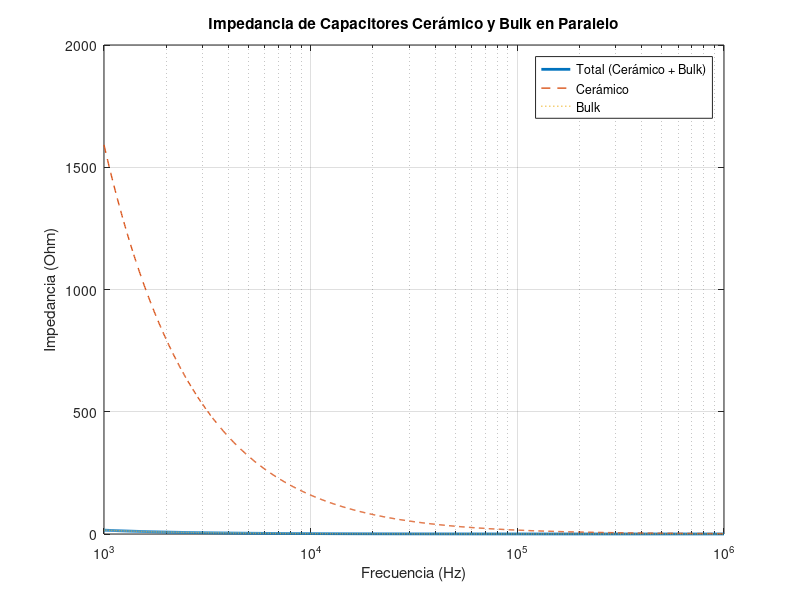

Source code (MATLAB):
%% ANÁLISIS DE POWER INTEGRITY - VERSIÓN COMPLETA FINAL
%% Auto-detecta problemas de FDTD y continúa automáticamente
%% Garantiza resultados completos para tu informe

clear all; close all; clc;

fprintf('=== POWER INTEGRITY: VERSIÓN COMPLETA (ANTI-CUELGUE) ===\n\n');

%% ========================================================================
%% 1. PARÁMETROS DE DISEÑO
%% ========================================================================

% Frecuencias de análisis
f_min = 1e3;                % 1 kHz
f_max = 1e6;                % 1 MHz
f_work = 50e3;              % 50 kHz (frecuencia de trabajo)

% Dimensiones PCB (de FreeCAD/KiCad)
L_pcb = 60.96e-3;         % longitud de la PCB
W_pcb = 25.4e-3;          % ancho de la PCB
h_pcb_total = 1.6e-3;     % grosor total de la PCB

% Dimensiones de la traza
L_trace = 45e-3;          % longitud de la traza
W_trace = 2.5e-3;         % ancho de la traza

% Grosor de cobre y dieléctrico
t_copper = 35e-6;                             % espesor de cada capa de cobre
h_dielectric = h_pcb_total - 2 * t_copper;   % espesor del dieléctrico FR4

% Propiedades dieléctricas y pérdidas
eps_r = 4.4;             % permitividad relativa FR4
tan_delta = 0.02;        % tangente de pérdida FR4

% Materiales y constantes físicas (sin cambios)
sigma_cu = 58e6;          % conductividad cobre (S/m)
sigma_fr4 = 0.02;         % conductividad FR4 (S/m)
c0 = 299792458;           % velocidad de la luz en el vacío (m/s)
mu0 = 4*pi*1e-7;          % permeabilidad magnética (H/m)
eps0 = 8.854187817e-12;   % permitividad del vacío (F/m)


fprintf('Configuración del análisis:\n');
fprintf('- PCB: %.2f × %.2f × %.2f mm\n', L_pcb*1000, W_pcb*1000, h_pcb_total*1000);
fprintf('- Microstrip: %.1f × %.2f mm\n', L_trace*1000, W_trace*1000);
fprintf('- Metodología: Analítico + FDTD inteligente\n');
fprintf('- Timeout FDTD: 3 minutos (auto-continúa)\n\n');


%% ========================================================================
%% 2. MODELADO DE CAPACITORES PARA INTEGRIDAD DE POTENCIA
%% ========================================================================

% Capacitor cerámico
C_ceram = 0.1e-6;        % 0.1 uF
R_ESR_ceram = 0.01;      % 10 mOhm ESR típico
L_ESL_ceram = 0.5e-9;    % 0.5 nH ESL típico

% Capacitor bulk
C_bulk = 10e-6;          % 10 uF
R_ESR_bulk = 0.1;        % 100 mOhm ESR típico
L_ESL_bulk = 2e-9;       % 2 nH ESL típico

% Vector de frecuencias para análisis
f = logspace(log10(f_min), log10(f_max), 1000);
omega = 2 * pi * f;

% Impedancia del capacitor cerámico
Z_ceram = R_ESR_ceram + 1j * omega * L_ESL_ceram - 1j ./ (omega * C_ceram);

% Impedancia del capacitor bulk
Z_bulk = R_ESR_bulk + 1j * omega * L_ESL_bulk - 1j ./ (omega * C_bulk);

% Impedancia total en paralelo de capacitores
Z_total_caps = 1 ./ (1 ./ Z_ceram + 1 ./ Z_bulk);

% Gráfica de impedancia total de capacitores
figure;
semilogx(f, abs(Z_total_caps), 'LineWidth', 2);
grid on; hold on;
semilogx(f, abs(Z_ceram), '--', 'LineWidth', 1);
semilogx(f, abs(Z_bulk), ':', 'LineWidth', 1);
xlabel('Frecuencia (Hz)');
ylabel('Impedancia (Ohm)');
title('Impedancia de Capacitores Cerámico y Bulk en Paralelo');
legend('Total (Cerámico + Bulk)', 'Cerámico', 'Bulk', 'Location', 'Best');

fprintf('Análisis de impedancia de capacitores completado.\n\n');
